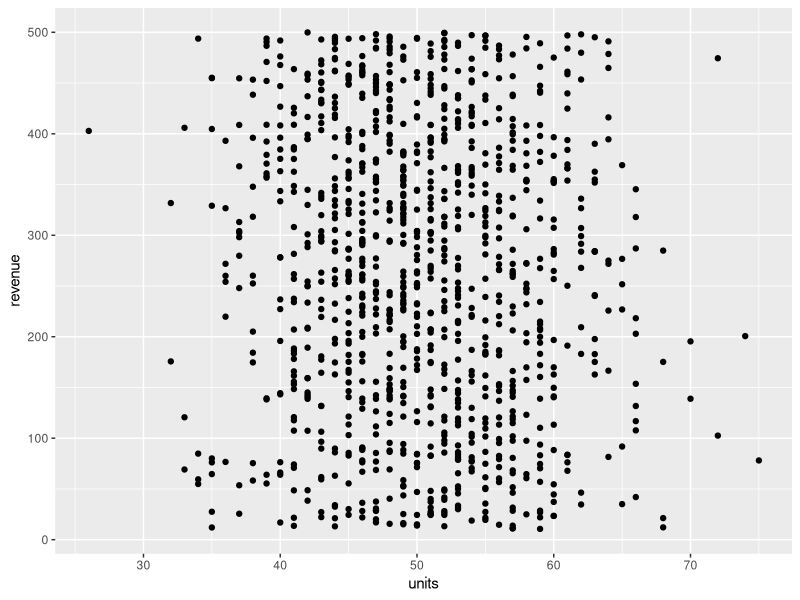
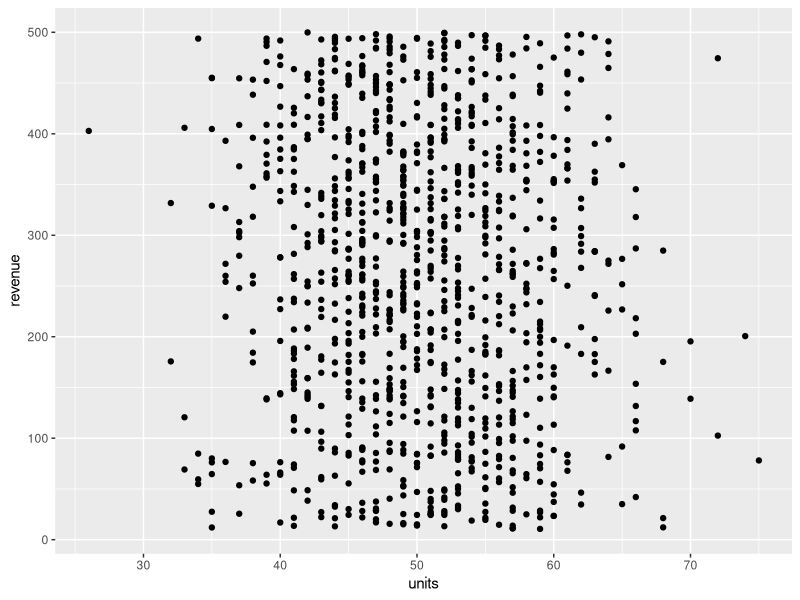
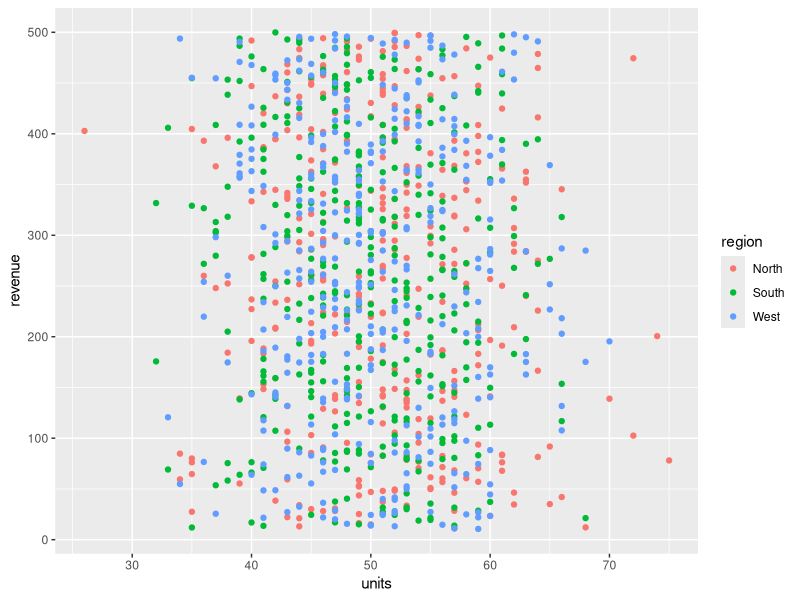
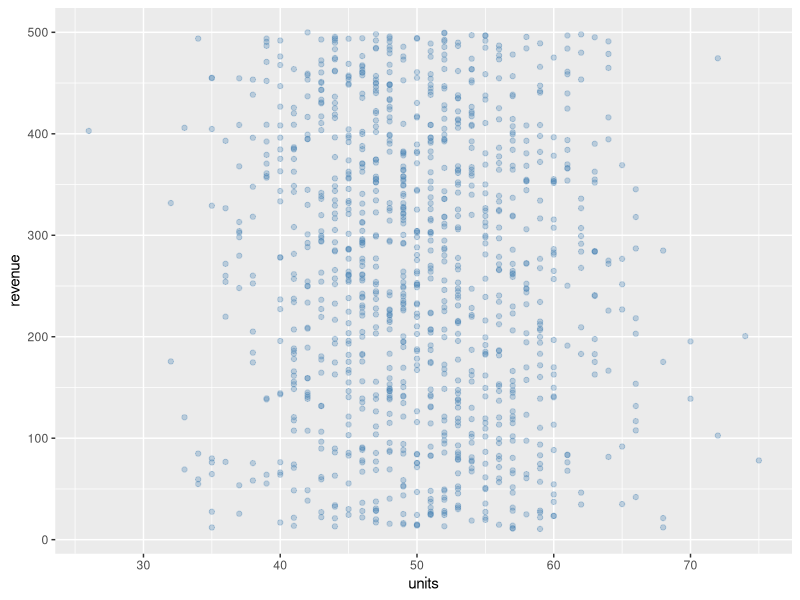
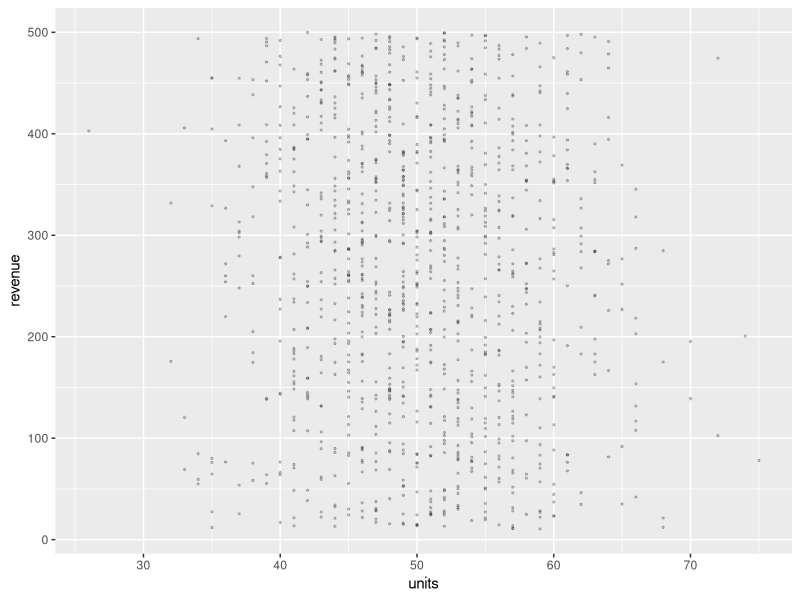
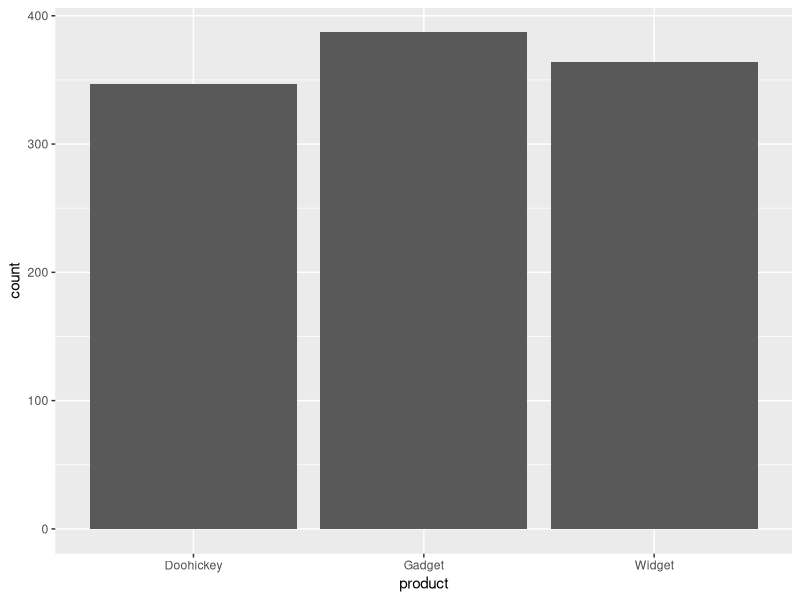
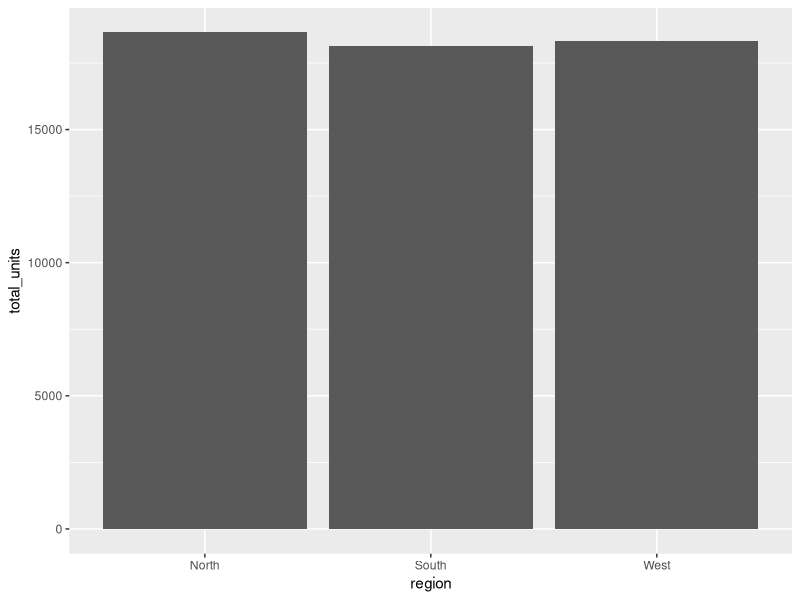
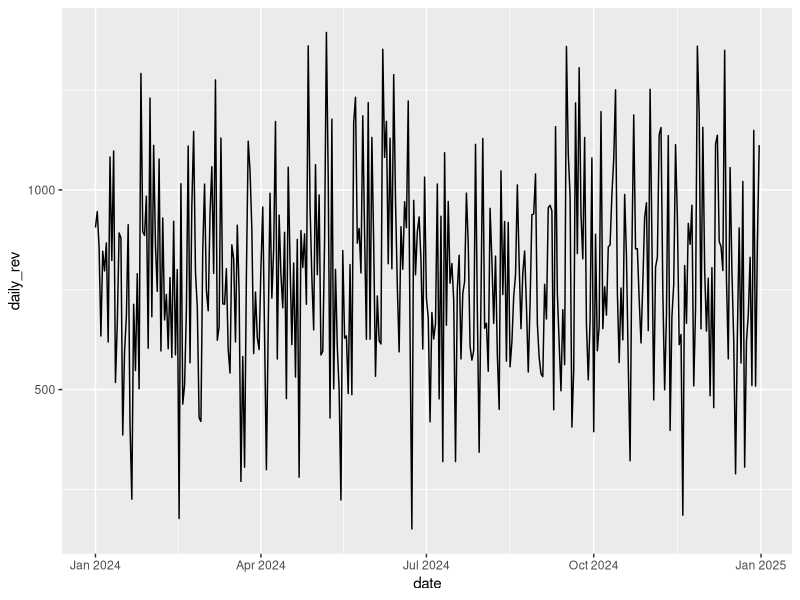

Reproduce these figures in R, in order.
## ---- chunk 1
#| label: setup
library(tidyverse)
library(patchwork)

set.seed(42)
sales <- tibble(
  date = rep(seq(as.Date("2024-01-01"), as.Date("2024-12-31"), by = "day"), 3),
  region = rep(c("North", "South", "West"), each = 366),
  product = sample(c("Widget", "Gadget", "Doohickey"), 366 * 3, replace = TRUE),
  units = rpois(366 * 3, lambda = 50),
  revenue = round(runif(366 * 3, 10, 500), 2),
  returned = rbinom(366 * 3, 1, 0.05)
)
## ---- chunk 2
ggplot(data = sales, mapping = aes(x = units, y = revenue)) +
  geom_point()
## ---- chunk 3
ggplot(sales, aes(units, revenue)) +
  geom_point()
## ---- chunk 4
# Mapped: color varies by region
ggplot(sales, aes(units, revenue, color = region)) +
  geom_point()
## ---- chunk 5
# Set: all points get the same color
ggplot(sales, aes(units, revenue)) +
  geom_point(color = "steelblue", alpha = 0.3)
## ---- chunk 6
ggplot(sales, aes(units, revenue)) +
  geom_point(alpha = 0.2, size = 0.5)
## ---- chunk 7
ggplot(sales, aes(x = product)) +
  geom_bar()
## ---- chunk 8
sales |>
  summarize(total_units = sum(units), .by = region) |>
  ggplot(aes(region, total_units)) +
  geom_col()
## ---- chunk 9
sales |>
  summarize(daily_rev = sum(revenue), .by = date) |>
  ggplot(aes(date, daily_rev)) +
  geom_line()
## ---- chunk 10
ggplot(sales, aes(x = revenue)) +
  geom_histogram(bins = 30, fill = "steelblue", color = "white")
## ---- chunk 11
ggplot(sales, aes(x = region, y = units)) +
  geom_boxplot()
## ---- chunk 12
ggplot(sales, aes(x = region, y = units)) +
  geom_boxplot(outlier.shape = NA) +
  geom_jitter(alpha = 0.05, width = 0.2, size = 0.5)
## ---- chunk 13
ggplot(sales, aes(units, revenue)) +
  geom_point() +
  geom_smooth()
## ---- chunk 14
ggplot(sales, aes(units, revenue)) +
  geom_point(alpha = 0.1, size = 0.5) +
  facet_wrap(~region)
## ---- chunk 15
ggplot(sales, aes(units, revenue)) +
  geom_point(alpha = 0.1, size = 0.5) +
  facet_wrap(~region, ncol = 1)
## ---- chunk 16
ggplot(sales, aes(x = units)) +
  geom_histogram(bins = 30, fill = "steelblue", color = "white") +
  facet_grid(region ~ product)
## ---- chunk 17
sales |>
  summarize(daily_rev = sum(revenue), .by = c(date, region)) |>
  ggplot(aes(date, daily_rev)) +
  geom_line() +
  facet_wrap(~region, scales = "free_y")
## ---- chunk 18
sales |>
  summarize(total_rev = sum(revenue), .by = region) |>
  ggplot(aes(region, total_rev)) +
  geom_col(fill = "steelblue") +
  scale_y_continuous(labels = scales::label_comma(prefix = "$"))
## ---- chunk 19
region_colors <- c(North = "#2196F3", South = "#FF5722", West = "#4CAF50")

ggplot(sales, aes(units, revenue, color = region)) +
  geom_point(alpha = 0.1, size = 0.5) +
  scale_color_manual(values = region_colors)
## ---- chunk 20
ggplot(sales, aes(x = product, fill = product)) +
  geom_bar() +
  scale_fill_brewer(palette = "Set2")
## ---- chunk 21
ggplot(sales, aes(units, revenue, color = revenue)) +
  geom_point(alpha = 0.3, size = 0.5) +
  scale_color_viridis_c()
## ---- chunk 22
sales |>
  summarize(total_rev = sum(revenue), .by = region) |>
  ggplot(aes(region, total_rev, fill = region)) +
  geom_col() +
  scale_fill_manual(values = region_colors) +
  labs(
    title = "Total Revenue by Region",
    subtitle = "Full year 2024",
    x = "Region",
    y = "Total Revenue ($)",
    fill = "Region",
    caption = "Source: internal sales data"
  )
## ---- chunk 23
ggplot(sales, aes(x = product)) +
  geom_bar(fill = "steelblue") +
  coord_flip()
## ---- chunk 24
# Zoom to revenue 100-300 without removing data
ggplot(sales, aes(units, revenue)) +
  geom_point(alpha = 0.1) +
  coord_cartesian(ylim = c(100, 300))
## ---- chunk 25
sales |>
  summarize(daily_rev = sum(revenue), .by = date) |>
  ggplot(aes(date, daily_rev)) +
  geom_line(color = "steelblue") +
  annotate("rect",
    xmin = as.Date("2024-06-01"), xmax = as.Date("2024-08-31"),
    ymin = -Inf, ymax = Inf,
    alpha = 0.2, fill = "orange"
  ) +
  annotate("text",
    x = as.Date("2024-07-15"), y = Inf,
    label = "Summer", vjust = 1.5, fontface = "bold"
  )
## ---- chunk 26
sales |>
  summarize(total_rev = sum(revenue), .by = region) |>
  ggplot(aes(region, total_rev)) +
  geom_col(fill = "steelblue") +
  geom_text(aes(label = scales::comma(total_rev)), vjust = -0.5)
## ---- chunk 27
ggplot(sales, aes(units, revenue)) +
  geom_point(alpha = 0.1) +
  scale_y_continuous(limits = c(200, 400))
## ---- chunk 28
p <- sales |>
  summarize(total_rev = sum(revenue), .by = region) |>
  ggplot(aes(region, total_rev, fill = region)) +
  geom_col() +
  labs(title = "Revenue by Region")

p + theme_minimal()
## ---- chunk 29
p + theme_classic()
## ---- chunk 30
p + theme_bw()
## ---- chunk 31
p + theme_void()
## ---- chunk 32
p +
  theme_minimal() +
  theme(
    plot.title = element_text(face = "bold", size = 16),
    axis.title = element_text(size = 12),
    axis.text.x = element_text(angle = 45, hjust = 1),
    legend.position = "bottom",
    panel.grid.minor = element_blank()
  )
## ---- chunk 33
theme_course <- function(base_size = 12) {
  theme_minimal(base_size = base_size) +
    theme(
      plot.title = element_text(face = "bold", size = base_size * 1.3),
      plot.title.position = "plot",
      plot.subtitle = element_text(color = "grey40"),
      panel.grid.minor = element_blank(),
      legend.position = "bottom",
      strip.text = element_text(face = "bold")
    )
}

p + theme_course()
## ---- chunk 34
library(patchwork)

p1 <- ggplot(sales, aes(x = product)) +
  geom_bar(fill = "steelblue") +
  labs(title = "Product Counts") +
  theme_course()

p2 <- ggplot(sales, aes(x = region, y = revenue)) +
  geom_boxplot(fill = "steelblue", alpha = 0.5) +
  labs(title = "Revenue Distribution") +
  theme_course()

p1 + p2
## ---- chunk 35
p1 / p2
## ---- chunk 36
p3 <- sales |>
  summarize(daily_rev = sum(revenue), .by = date) |>
  ggplot(aes(date, daily_rev)) +
  geom_line(color = "steelblue") +
  labs(title = "Daily Revenue") +
  theme_course()

(p1 + p2) / p3
## ---- chunk 37
(p1 + p2) / p3 +
  plot_annotation(
    title = "Sales Dashboard",
    subtitle = "2024 Overview",
    theme = theme_course()
  )
## ---- chunk 38
(p1 + p2) / p3 +
  plot_annotation(tag_levels = "A")
## ---- chunk 39
# Stacked (default)
ggplot(sales, aes(x = region, fill = product)) +
  geom_bar() +
  theme_course()
## ---- chunk 40
# Dodged (side by side)
ggplot(sales, aes(x = region, fill = product)) +
  geom_bar(position = "dodge") +
  theme_course()
## ---- chunk 41
# Fill (proportions summing to 1)
ggplot(sales, aes(x = region, fill = product)) +
  geom_bar(position = "fill") +
  scale_y_continuous(labels = scales::label_percent()) +
  labs(y = "Proportion") +
  theme_course()
